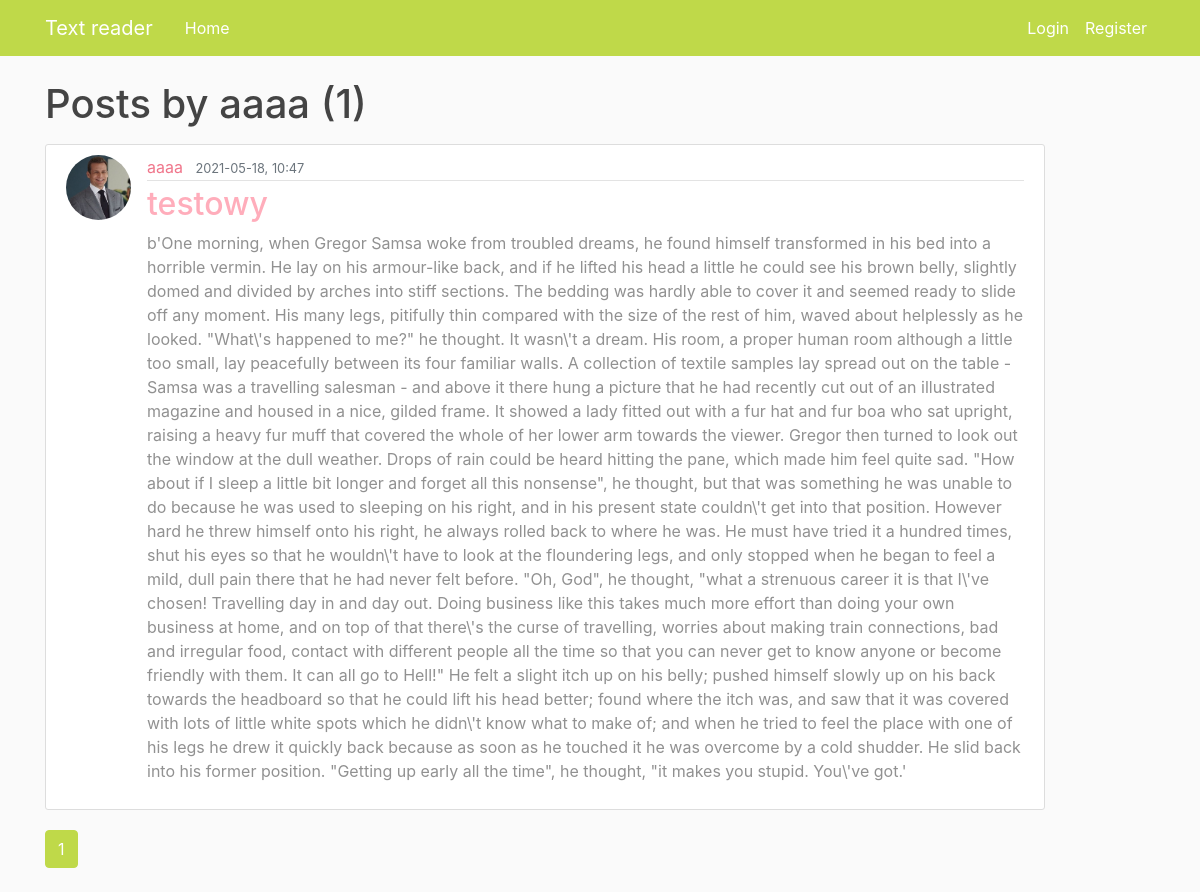
The app's page /user/aaaa with its own data.
### textToSpeechApp/models.py (models this page shows, shortened)
class User(db.Model, UserMixin): #inheritance inside parenthesis
    id = db.Column(db.Integer, primary_key=True)
    username = db.Column(db.String(20), unique=True, nullable=False)
    email = db.Column(db.String(120), unique=True, nullable=False)
    image_file = db.Column(db.String(20), nullable=False, default='default.jpg')
    password = db.Column(db.String(60), nullable=False)
    posts = db.relationship('Post', backref='author', lazy=True) #reltionship to Post-model,

class Post(db.Model):
    id = db.Column(db.Integer, primary_key=True)
    title = db.Column(db.String(100), nullable=False)
    date_posted = db.Column(db.DateTime, nullable=False, default=datetime.utcnow) #we pass function not current date
    content = db.Column(db.Text,nullable=False)
    last_part = db.Column(db.Integer, nullable=False, default=0)
    number_of_parts = db.Column(db.Integer, nullable=False)
    user_id = db.Column(db.Integer, db.ForeignKey('user.id'), nullable=False)#user is lowercase because here its the tablename which should be low

### textToSpeechApp/routes.py (the view, shortened to what this page needs)
@app.route("/user/<string:username>")
def user_posts(username):
    page = request.args.get('page', default=1, type=int)
    user = User.query.filter_by(username=username).first_or_404()
    posts = Post.query.filter_by(author=user) \
        .order_by(Post.date_posted.desc()) \
        .paginate(page=page, per_page=5)
    return render_template('user_posts.html', posts=posts, user=user)

### textToSpeechApp/routes.py (called while the page is built)
@app.after_request
def after_request(response):
    response.headers.add('Cache-Control', 'no-store, no-cache, must-revalidate, post-check=0, pre-check=0')
    return response

### textToSpeechApp/templates/user_posts.html
{% extends "layout.html" %}
{% block content%}
<h1 class="mb-3"> Posts by {{ user.username }} ({{ posts.total }})</h1>
{% for post in posts.items %}
<article class="media content-section">
    <img class="rounded-circle article-img"
         src="{{ url_for('static', filename='profile_pics/' +post.author.image_file) }}">
    <div class="media-body">
        <div class="article-metadata">
            <a class="mr-2" href="{{ url_for('user_posts', username=post.author.username) }}">{{ post.author.username }}</a>
            <small class="text-muted">{{ post.date_posted.strftime('%Y-%m-%d, %H:%M') }}</small>
        </div>
        <h2><a class="article-title" href="{{ url_for('post', post_id=post.id) }}">{{ post.title }}</a></h2>
        <p class="article-content">{{ post.content }}</p>
    </div>
</article>
{% endfor %}
{% for page_num in posts.iter_pages(left_edge=1, right_edge=1, left_current=1, right_current=2) %}
    {% if page_num %}
        {% if posts.page == page_num %}
            <a class="btn btn-info mb-4" href="{{ url_for('user_posts',username=user.username, page=page_num) }}">{{ page_num }}</a>
        {% else %}
            <a class="btn btn-outline-info mb-4" href="{{ url_for('user_posts',username=user.username, page=page_num) }}">{{ page_num }}</a>
        {% endif %}
    {% else %}
        ...
    {% endif %}
{% endfor %}
{% endblock content %}

### textToSpeechApp/static/main.css (style rules this page uses)
body { background: #fafafa; color: #333333; margin-top: 5rem; }
h1, h2, h3, h4, h5, h6 { color: #444444; }
.content-section { background: #ffffff; padding: 10px 20px; border: 1px solid #dddddd; border-radius: 3px; margin-bottom: 20px; color: #919191; }
.article-title { color: #ffadbb; }
.article-content { white-space: pre-line; }
.article-img { height: 65px; width: 65px; margin-right: 16px; }
.article-metadata { padding-bottom: 1px; margin-bottom: 4px; border-bottom: 1px solid #e3e3e3 }
a { color: #f0768b; }
.btn-info { background-color: #bfd949; border-color: #bfd949; }
.content-section { width: 1000px; }

### records on screen
User: username "aaaa"
Post: image_file (placeholder picture), author.username "aaaa", date_posted "2021-05-18, 10:47", title "testowy", content "b'One morning, when Gregor Samsa woke from troubled dreams, he found himself transformed in his bed into a horrible vermin. He lay on his armour-like back, and if he lifted his head a little he could see his brown belly, slightly domed and divided by arches into stiff sections. The bedding was hardly able to cover it and seemed ready to slide off any moment. His many legs, pitifully thin compared with the size of the rest of him, waved about helplessly as he looked. \"What\\'s happened to me?\" he thought. It wasn\\'t a dream. His room, a proper human room although a little too small, lay peacefully between its four familiar walls. A collection of textile samples lay spread out on the table -…"

### other values on screen
{{ posts.total }} "1"
{{ page_num }} "1"
